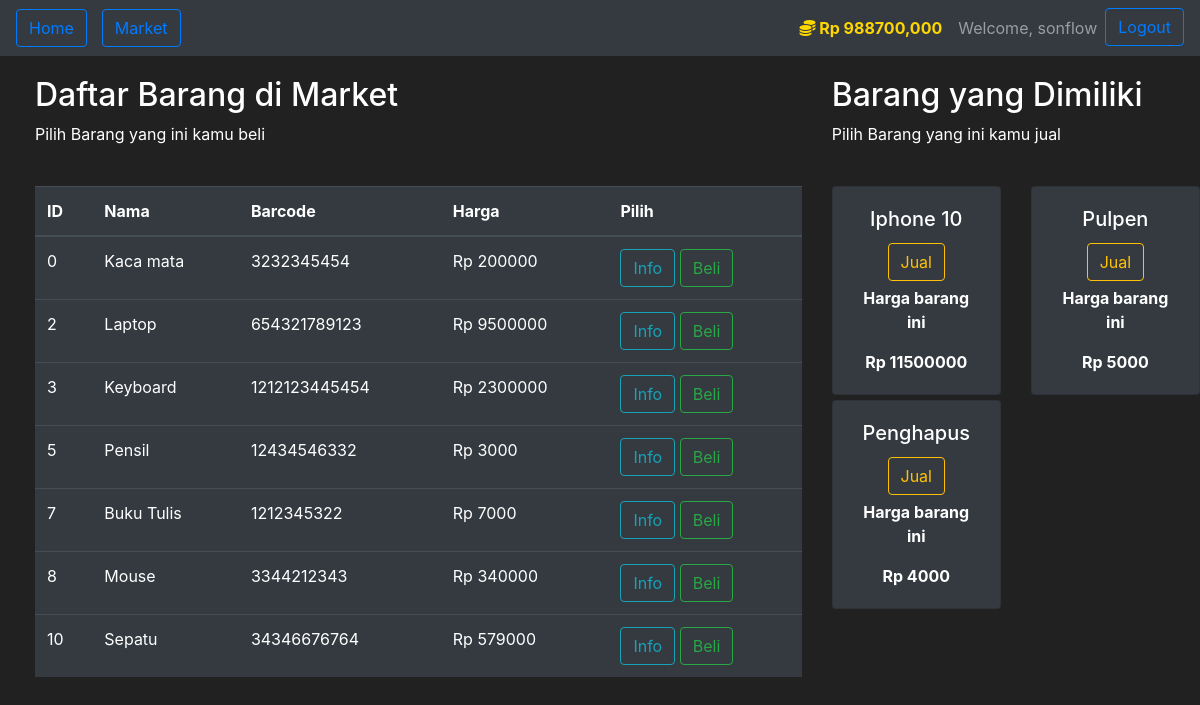
/market (signed in), run on the app's committed database.
### market/models.py (models this page shows, shortened)
class User(db.Model, UserMixin):
    id = db.Column(db.Integer(), primary_key=True)
    username = db.Column(db.String(length=30), nullable=False, unique=True)
    email_address = db.Column(db.String(length=50), nullable=False, unique=True)
    password_hash = db.Column(db.String(length=60), nullable=False)
    budget = db.Column(db.Integer(), nullable=False, default=1000000)
    items = db.relationship('Item', backref='owned_user', lazy=True)
    @property
    def prettier_budget(self):
        if len(str(self.budget)) >= 4:
            return f'Rp {str(self.budget)[:-3]},{str(self.budget)[-3:]}'
        else:
            return f"Rp {self.budget}"
    @property
    def password(self):
        return self.password

class Item(db.Model):
    id = db.Column(db.Integer(), primary_key=True)
    name = db.Column(db.String(length=30), nullable=False, unique=True)
    price = db.Column(db.Integer(), nullable=False)
    barcode = db.Column(db.String(length=12), nullable=False, unique=True)
    description = db.Column(db.String(length=1024), nullable=False, unique=True)
    owner = db.Column(db.Integer(), db.ForeignKey('user.id'))

### market/routes.py (the view, shortened to what this page needs)
@app.route('/market', methods=['GET', 'POST'])
@login_required
def market_page():
    purchase_form = PurchaseItemForm()
    selling_form = SellItemForm()
    if request.method == "GET":
        items = Item.query.filter_by(owner=None)
        owned_items = Item.query.filter_by(owner=current_user.id)
        return render_template('market.html', items=items, purchase_form=purchase_form, owned_items=owned_items, selling_form=selling_form)

### market/models.py (called while the page is built)
@login_manager.user_loader
def load_user(user_id):
    return User.query.get(int(user_id))

### market/templates/market.html (shortened to what this page needs)
{% extends 'base.html' %}
{% block content %}
<div class="row" style="margin-top:20px; margin-left:20px">
   <div class="col-8">
       <h2>Daftar Barang di Market</h2>
       <p>Pilih Barang yang ini kamu beli</p>
       <br>
      <table class="table table-hover table-dark">
         <thead>
            <tr>
               <th scope="col">ID</th>
               <th scope="col">Nama</th>
               <th scope="col">Barcode</th>
               <th scope="col">Harga</th>
               <th scope="col">Pilih</th>
            </tr>
         </thead>
         <tbody>
            {% for item in items %}
            <tr>
               <td>{{ item.id }}</td>
               <td>{{ item.name }}</td>
               <td>{{ item.barcode }}</td>
               <td>Rp {{ item.price }}</td>
               <td>
                  <button class="btn btn-outline-info" data-toggle="modal" data-target="#Modal-MoreInfo-{{ item.id }}">Info</button>
                  <button class="btn btn-outline-success" data-toggle="modal" data-target="#Modal-PurchaseConfirm-{{ item.id }}">Beli</button>
               </td>
            </tr>
            {% endfor %}
         </tbody>
      </table>
   </div>
   <div class="col-4">
        <h2>Barang yang Dimiliki</h2>
        <p>Pilih Barang yang ini kamu jual</p>
        <br>
        <div class="row">
           {% for owned_item in owned_items %}
             <div class="col-md-6">
                 <div style="margin-bottom: 5px" class="card text-center bg-dark">
                      <div class="card-body">
                          <h5 class="card-title">{{ owned_item.name }}</h5>
                          <button type="button" class="btn btn-outline-warning" style="margin-bottom: 5px"
                                  data-toggle="modal" data-target="#Modal-SellingConfirm-{{ owned_item.id }}">
                              Jual
                          </button>
                          <p class="card-text"><strong>
                              Harga barang ini
                          </strong></p>
                          <p class="card-text"><strong>
                           Rp {{ owned_item.price }}
                       </strong></p>
                      </div>
                  </div>
             </div>
           {% endfor %}
        </div>
   </div>
</div>
{% endblock %}

### market/templates/base.html (shortened to what this page needs)
<!doctype html>
<html lang="en">
   <head>
      <link rel="stylesheet" href="https://cdn.jsdelivr.net/npm/bootstrap@4.5.3/dist/css/bootstrap.min.css">
   </head>
   <body>
    <nav class="navbar navbar-expand-md navbar-dark bg-dark">
      <div class="collapse navbar-collapse" id="navbarNav">
        <ul class="navbar-nav mr-auto">
            <li class="nav-item active">
                <a class="btn btn-outline-primary" href="{{ url_for('home_page') }}">Home <span class="sr-only">(current)</span></a>
            </li>
            <li class="nav-item col-4">
                <a class="btn btn-outline-primary" href="{{ url_for('market_page') }}">Market</a>
            </li>
        </ul>
          {% if current_user.is_authenticated %}
            <ul class="navbar-nav">
                <li class="nav-item">
                    <a class="nav-link" style="color: gold; font-weight: bold">
                        <i class="fas fa-coins"></i>
                        {{ current_user.prettier_budget }}
                    </a>
                </li>
                <li class="nav-item">
                    <a class="nav-link">Welcome, {{ current_user.username }}</a>
                </li>
                <li class="nav-item">
                    <a class="btn btn-outline-primary" href="{{ url_for('logout_page') }}">Logout</a>
                </li>
            </ul>
          {% endif %}
      </div>
    </nav>
      {% block content %}
      {% endblock %}
   </body>
</html>

### market/templates/base.html (style rules this page uses)
body { background-color: #212121; color: white }

### data on the page
User: prettier_budget "Rp 988700,000", username "sonflow"
Item: id "0", name "Kaca mata", barcode "3232345454", price "200000"
Item: id "2", name "Laptop", barcode "654321789123", price "9500000"
Item: id "3", name "Keyboard", barcode "1212123445454", price "2300000"
Item: id "5", name "Pensil", barcode "12434546332", price "3000"
Item: id "7", name "Buku Tulis", barcode "1212345322", price "7000"
Item: id "8", name "Mouse", barcode "3344212343", price "340000"
Item: id "10", name "Sepatu", barcode "34346676764", price "579000"
Item: name "Iphone 10", price "11500000"
Item: name "Pulpen", price "5000"
Item: name "Penghapus", price "4000"
